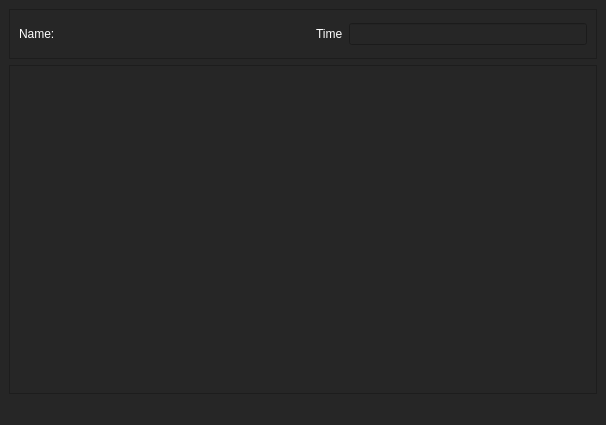
<?xml version="1.0" encoding="UTF-8"?>
<ui version="4.0">
 <class>MainWindow</class>
 <widget class="QMainWindow" name="MainWindow">
  <property name="geometry">
   <rect>
    <x>0</x>
    <y>0</y>
    <width>606</width>
    <height>425</height>
   </rect>
  </property>
  <property name="windowTitle">
   <string>MainWindow</string>
  </property>
  <property name="styleSheet">
   <string notr="true">background-color: rgb(38, 38, 38);
color: rgb(255, 255, 255);</string>
  </property>
  <widget class="QWidget" name="centralwidget">
   <layout class="QVBoxLayout" name="verticalLayout">
    <item>
     <widget class="QFrame" name="frame">
      <property name="maximumSize">
       <size>
        <width>16777215</width>
        <height>50</height>
       </size>
      </property>
      <property name="styleSheet">
       <string notr="true">QLabel {
    font: 13pt &quot;Calibri&quot;;
}</string>
      </property>
      <property name="frameShape">
       <enum>QFrame::StyledPanel</enum>
      </property>
      <property name="frameShadow">
       <enum>QFrame::Raised</enum>
      </property>
      <layout class="QHBoxLayout" name="horizontalLayout">
       <item>
        <widget class="QLabel" name="label">
         <property name="text">
          <string>Name: </string>
         </property>
        </widget>
       </item>
       <item>
        <widget class="QLabel" name="label_4">
         <property name="text">
          <string/>
         </property>
        </widget>
       </item>
       <item>
        <spacer name="horizontalSpacer">
         <property name="orientation">
          <enum>Qt::Horizontal</enum>
         </property>
         <property name="sizeHint" stdset="0">
          <size>
           <width>40</width>
           <height>20</height>
          </size>
         </property>
        </spacer>
       </item>
       <item>
        <widget class="QLabel" name="label_2">
         <property name="text">
          <string>Time</string>
         </property>
        </widget>
       </item>
       <item>
        <widget class="QLineEdit" name="lineEdit_2"/>
       </item>
      </layout>
     </widget>
    </item>
    <item>
     <widget class="QFrame" name="frame_2">
      <property name="frameShape">
       <enum>QFrame::StyledPanel</enum>
      </property>
      <property name="frameShadow">
       <enum>QFrame::Raised</enum>
      </property>
      <layout class="QHBoxLayout" name="horizontalLayout_2">
       <item>
        <widget class="QLabel" name="label_3">
         <property name="styleSheet">
          <string notr="true">QLabel {
    font: 11pt &quot;Calibri&quot;;
}</string>
         </property>
         <property name="text">
          <string/>
         </property>
         <property name="alignment">
          <set>Qt::AlignCenter</set>
         </property>
        </widget>
       </item>
      </layout>
     </widget>
    </item>
   </layout>
  </widget>
  <widget class="QMenuBar" name="menubar">
   <property name="geometry">
    <rect>
     <x>0</x>
     <y>0</y>
     <width>606</width>
     <height>21</height>
    </rect>
   </property>
  </widget>
  <widget class="QStatusBar" name="statusbar"/>
 </widget>
 <resources/>
 <connections/>
</ui>
